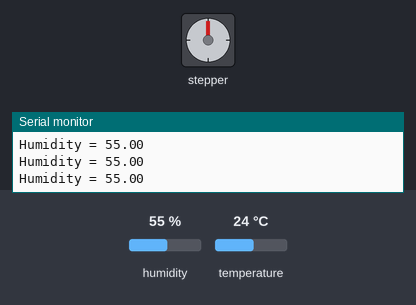
Bench run of a sketch on a simulated Arduino Uno, built with avr-gcc and run on an emulated ATmega328P. Parts: stepper motor, the last lines printed to the serial monitor. The inputs (shaded band) are chosen by the test bench; at power-on: humidity 55 %, temperature 24 °C. Stepper angles assume 100 steps per turn.

Above: at 1.2 s.
1.3 s: humidity set to 91 %
2.8 s: humidity set to 94 %
At 2.96 s:
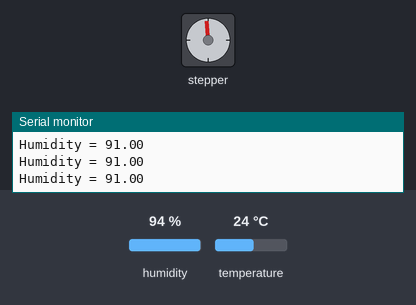
At 4.3 s:
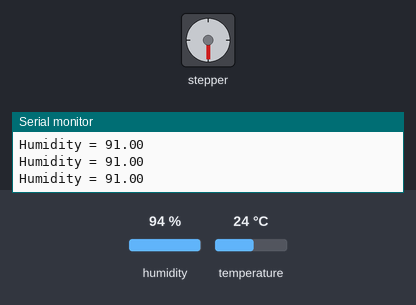
Timing chart, 0 to 7.3 s (numbered marks = the images above; inputs shaded):
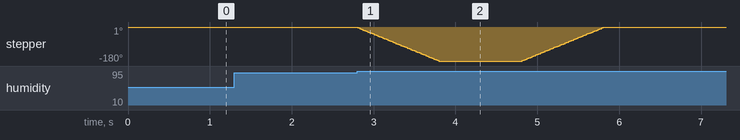

Measured:
- the behaviour switches between 92 and 93 % on humidity (found by bisection; images 0 and 1)
- after the input at 2.8 s, stepper: turns 180° counter-clockwise in 0.99 s, then 180° clockwise in 0.99 s

The sketch:

step_motor.ino
```cpp
#include <dht.h>

dht DHT;

#define DHT11_PIN 7

#include <Stepper.h>

#define STEPS 100

Stepper stepper(STEPS, 8, 9, 10, 11);

void setup(){
  Serial.begin(9600);
    stepper.setSpeed(30);

}

void loop()
{
  int chk = DHT.read11(DHT11_PIN);


  if(DHT.humidity > 92){

  stepper.step(-50);
  delay(1000);
  stepper.step(50);
delay(15000);
  while(DHT.humidity > 92 ){
    int chk = DHT.read11(DHT11_PIN);
  Serial.print("Humidity = ");
  Serial.println(DHT.humidity);
  delay(1000);
  }
  }
  else if(DHT.humidity < 92 && DHT.humidity > 0){

  Serial.print("Humidity = ");
  Serial.println(DHT.humidity);
  }
}
```
